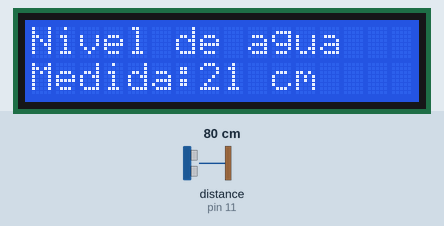
Bench run of a sketch on a simulated Arduino Uno, built with avr-gcc and run on an emulated ATmega328P. On the bench: 16×2 character LCD. Wiring (inferred from the names in the program): ultrasonic range finder: trigger pin 12; echo pin 11. Inputs (shaded band) come from the test bench; at power-on: distance to the obstacle (sensor on pin 11) 80 cm. The echo pulse lasts 58.3 µs per cm.

Above: at 1.2 s.
1.3 s: distance to the obstacle (sensor on pin 11) set to 2 cm
At 2.0 s:
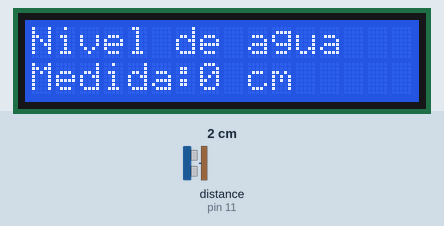
2.8 s: distance to the obstacle (sensor on pin 11) set to 9 cm
At 3.2 s:
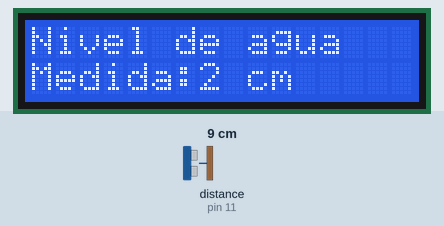
4.3 s: distance to the obstacle (sensor on pin 11) set to 18 cm
At 5.7 s:
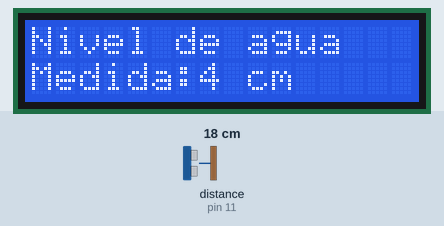
Timing chart, 0 to 7.3 s (numbered marks = the images above; inputs shaded):
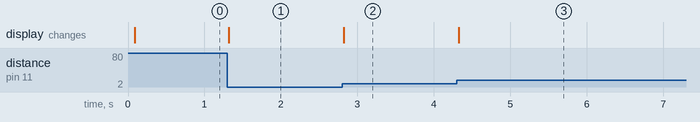

Measured:
- after the input at 1.3 s, the display: changes at once (image 1)
- after the input at 2.8 s, the display: changes at once (image 2)
- after the input at 4.3 s, the display: changes at once (image 3)

The sketch:

Sensor_ultrasonico.ino
```cpp
# include "LiquidCrystal.h"  //lcd libary
LiquidCrystal lcd(2, 3, 4, 5, 6, 7);   //LCD object Parameters: (rs, enable, d4, d5, d6, d7)
const int trigPin = 12; //trig pin connection
const int echoPin = 11;  //echopin connection
long duration;
int Nivelcm;
float liquid;

void setup() {      // setup perameter
lcd.begin(16,2);
pinMode(trigPin, OUTPUT);
pinMode(echoPin, INPUT);

}

void loop() {   // loop of flow program
digitalWrite(trigPin, LOW);
delayMicroseconds(2);
digitalWrite(trigPin, HIGH);
delayMicroseconds(10);
digitalWrite(trigPin, LOW);
duration = pulseIn(echoPin, HIGH);
Nivelcm= duration*0.0092307692/2;
lcd.setCursor(0,0);
lcd.print("Nivel de agua");
delay(10);
lcd.setCursor(0,1);
lcd.print("Medida:");
lcd.print(Nivelcm);
lcd.print(" cm ");
delay(10);
}
```
